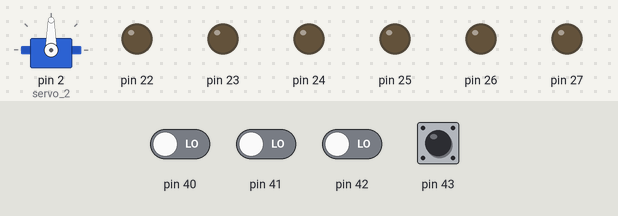
A sketch run on a simulated Arduino Mega 2560, built with avr-gcc and run on an emulated ATmega2560. On the bench: servo, output pins drawn as LEDs (lit = HIGH). The test bench sets the inputs (shaded band); at power-on: pin 43 HIGH, pin 40–42 LOW.

Above: at 1.2 s.
1.3 s: pin 43 pulled LOW for 0.15 s
At 7.0 s:
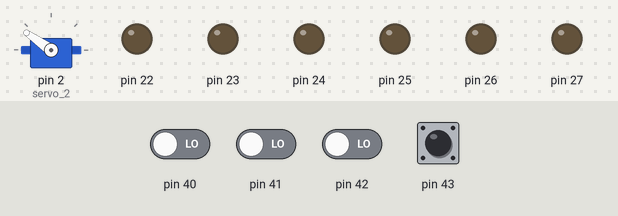
7.3 s: pin 40 driven HIGH
10.3 s: pin 41 driven HIGH
13.3 s: pin 42 driven HIGH
At 14.5 s:
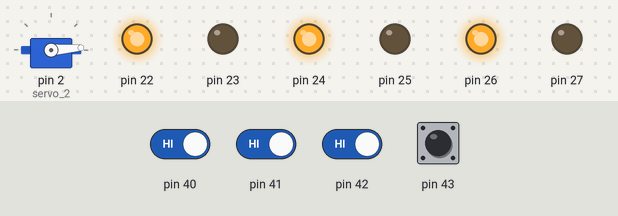
14.8 s: pin 43 pulled LOW for 1 s
At 21.1 s:
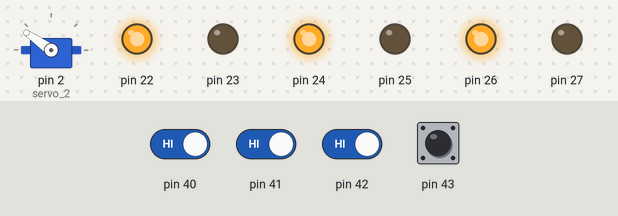
Timing chart, 0 to 21.9 s (numbered marks = the images above; inputs shaded):
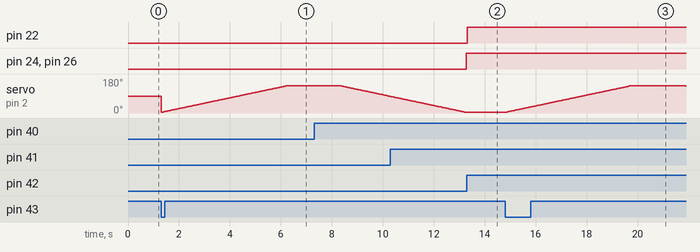

Measured:
- after the input at 10.3 s, pin 24: LOW → HIGH after 3.0 s
- after the input at 13.3 s, pin 22: LOW → HIGH at once
- after the input at 14.8 s, servo on pin 2 (servo_2): rises from 4° to 145° in 4.9 s, then falls to 142° in 2.1 s

The sketch:

Whole_Tippler_System.ino
```cpp
#include <Servo.h>
int pos=0;
Servo servo_2;

void setup()
{
  pinMode(40, INPUT);
  pinMode(26, OUTPUT);
  pinMode(27, OUTPUT);
  pinMode(41, INPUT);
  pinMode(24, OUTPUT);
  pinMode(25, OUTPUT);
  pinMode(42, INPUT);
  pinMode(22, OUTPUT);
  pinMode(23, OUTPUT);
  pinMode(43, INPUT_PULLUP);
  servo_2.attach(2);

}

void loop()
{
  // NC3
  if (digitalRead(40) == HIGH) {
    digitalWrite(26, HIGH);
    digitalWrite(27, LOW);
  } else {
    digitalWrite(26, LOW);
    digitalWrite(27, LOW);
  }

  // NC2
  if (digitalRead(40) == HIGH && digitalRead(41) == HIGH) {
    digitalWrite(24, HIGH);
    digitalWrite(25, LOW);
  } else {
    digitalWrite(24, LOW);
    digitalWrite(25, LOW);
  }

  // NC1
  if (digitalRead(40) == HIGH && digitalRead(42)==HIGH) {
    digitalWrite(22, HIGH);
    digitalWrite(23, LOW);
  } else {
    digitalWrite(22, LOW);
    digitalWrite(23, LOW);
  }

  // Tippler
  if (digitalRead(43) == LOW) {
    for (pos=4; pos<=145; pos+=1)
 {
      servo_2.write(pos);
      delay(35);
 }
 delay(2000);
   for (pos=145; pos>=4; pos-=1)
 {
      servo_2.write(pos);
      delay(35);
 }
  }
  delay(10); // Delay a little bit to improve simulation performance
}
```
